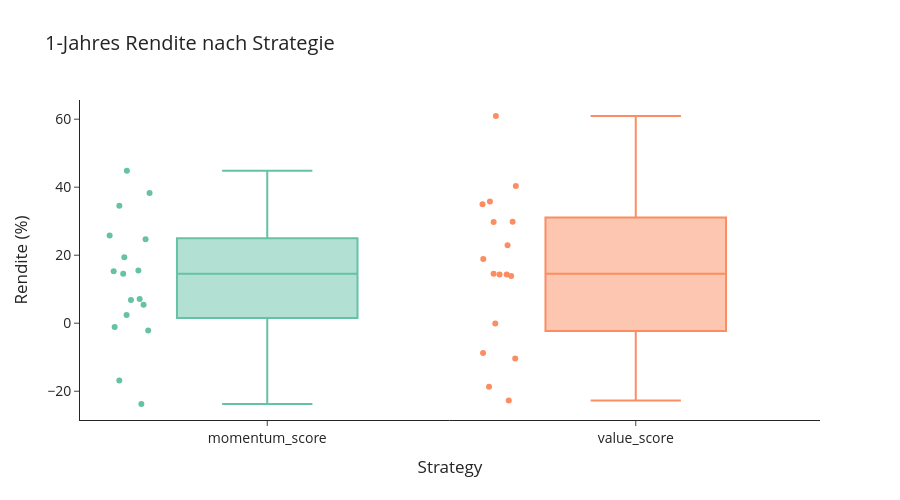
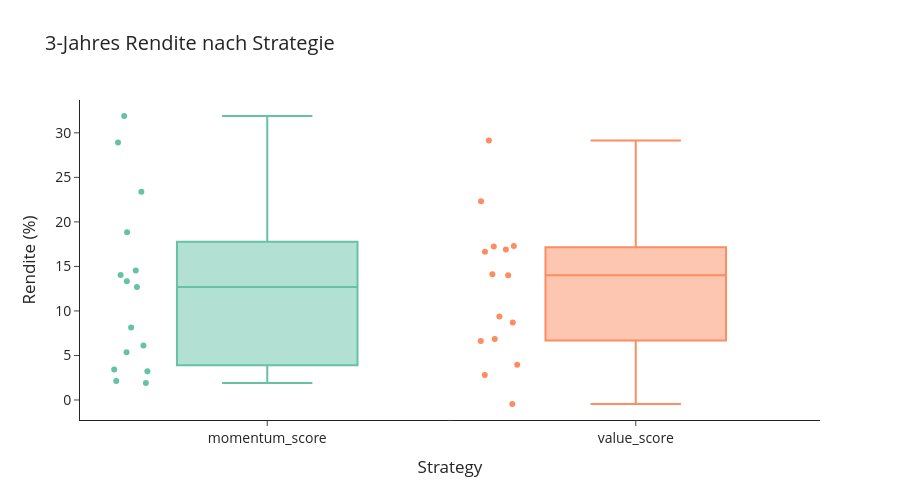
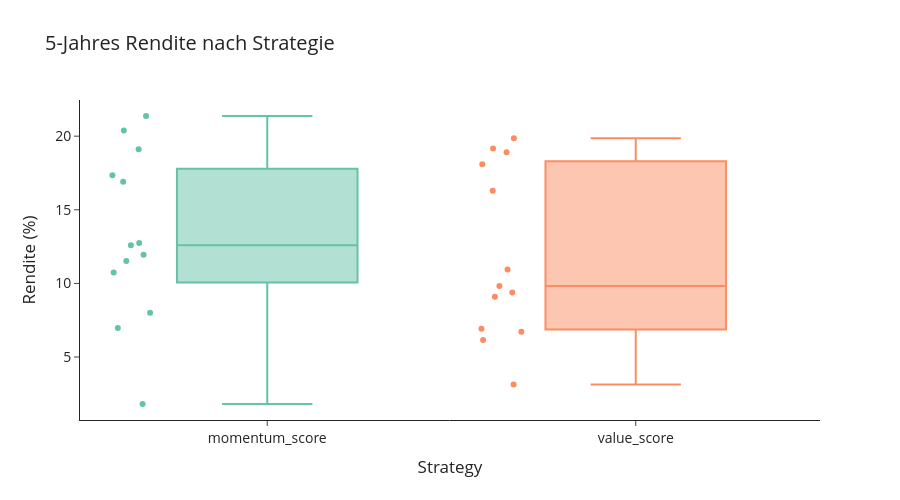

The notebook cell these images were saved under, in order:
### Code cell
df["horizon"] = df["sellyear"] - df["buyyear"]

df = df[df["horizon"].isin([1,3,5])]

horizons = [1,3,5]

print(df.pivot_table(
    index="sellyear",
    columns=["strategy", "horizon"],
    values="rendite"
    ).describe().T)

for h in horizons:
    df_filtered = df[df["horizon"] == h]
    
    fig = px.box(
        df_filtered,
        x="strategy",
        y="rendite",
        title=f"{h}-Jahres Rendite nach Strategie ",
        color="strategy",  # sorgt für unterschiedliche Farben
        color_discrete_sequence=px.colors.qualitative.Set2,
        points="all" 
    )
    fig.update_yaxes(title="Rendite (%)")
    fig.update_xaxes(title="Strategy")



    fig.update_layout(
        width=900,
        height=500,
        title_font_size=20,
        font=dict(size=14),
        template="simple_white",
        showlegend=False
    )
   
    fig.show()
    output_dir = Path(save_path) / sector_name.lower().replace(" ", "_")
    output_dir.mkdir(parents=True, exist_ok=True)

    file_path = output_dir / f"{h}_year_distribution.png"
    fig.write_image(file_path)

### Figure 1 — Plotly figure (JSON) as saved in the notebook; plotly's stock layout.template omitted (floating-point values rounded to 4 significant figures)
{"data": [{"alignmentgroup": "True", "boxpoints": "all", "hovertemplate": "strategy=%{x}<br>rendite=%{y}<extra></extra>", "legendgroup": "momentum_score", "marker": {"color": "rgb(102,194,165)"}, "name": "momentum_score", "notched": false, "offsetgroup": "momentum_score", "orientation": "v", "showlegend": true, "type": "box", "x": ["momentum_score", "momentum_score", "momentum_score", "momentum_score", "momentum_score", "momentum_score", "momentum_score", "momentum_score", "momentum_score", "momentum_score", "momentum_score", "momentum_score", "momentum_score", "momentum_score", "momentum_score", "momentum_score", "momentum_score"], "x0": " ", "xaxis": "x", "y": [5.42, 6.79, -23.76, 34.56, 44.84, 2.45, -2.16, 14.52, 15.5, -1.13, 38.29, 19.42, 24.68, -16.83, 7.15, 25.78, 15.31], "y0": " ", "yaxis": "y"}, {"alignmentgroup": "True", "boxpoints": "all", "hovertemplate": "strategy=%{x}<br>rendite=%{y}<extra></extra>", "legendgroup": "value_score", "marker": {"color": "rgb(252,141,98)"}, "name": "value_score", "notched": false, "offsetgroup": "value_score", "orientation": "v", "showlegend": true, "type": "box", "x": ["value_score", "value_score", "value_score", "value_score", "value_score", "value_score", "value_score", "value_score", "value_score", "value_score", "value_score", "value_score", "value_score", "value_score", "value_score", "value_score", "value_score"], "x0": " ", "xaxis": "x", "y": [14.29, 40.37, -22.7, 29.74, 60.94, -0.11, -8.75, 29.83, 13.88, -18.69, 22.96, -10.35, 34.99, 14.34, 14.55, 35.79, 18.92], "y0": " ", "yaxis": "y"}], "layout": {"boxmode": "overlay", "font": {"size": 14}, "height": 500, "legend": {"title": {"text": "strategy"}, "tracegroupgap": 0}, "showlegend": false, "title": {"font": {"size": 20}, "text": "1-Jahres Rendite nach Strategie "}, "width": 900, "xaxis": {"anchor": "y", "categoryarray": ["momentum_score", "value_score"], "categoryorder": "array", "domain": [0, 1], "title": {"text": "Strategy"}}, "yaxis": {"anchor": "x", "domain": [0, 1], "title": {"text": "Rendite (%)"}}}}

### Figure 2 — Plotly figure (JSON) as saved in the notebook; plotly's stock layout.template omitted (floating-point values rounded to 4 significant figures)
{"data": [{"alignmentgroup": "True", "boxpoints": "all", "hovertemplate": "strategy=%{x}<br>rendite=%{y}<extra></extra>", "legendgroup": "momentum_score", "marker": {"color": "rgb(102,194,165)"}, "name": "momentum_score", "notched": false, "offsetgroup": "momentum_score", "orientation": "v", "showlegend": true, "type": "box", "x": ["momentum_score", "momentum_score", "momentum_score", "momentum_score", "momentum_score", "momentum_score", "momentum_score", "momentum_score", "momentum_score", "momentum_score", "momentum_score", "momentum_score", "momentum_score", "momentum_score", "momentum_score"], "x0": " ", "xaxis": "x", "y": [3.43, 8.15, 14.54, 31.89, 18.85, 5.37, 12.69, 14.04, 6.13, 23.39, 28.92, 3.22, 2.14, 1.9, 13.32], "y0": " ", "yaxis": "y"}, {"alignmentgroup": "True", "boxpoints": "all", "hovertemplate": "strategy=%{x}<br>rendite=%{y}<extra></extra>", "legendgroup": "value_score", "marker": {"color": "rgb(252,141,98)"}, "name": "value_score", "notched": false, "offsetgroup": "value_score", "orientation": "v", "showlegend": true, "type": "box", "x": ["value_score", "value_score", "value_score", "value_score", "value_score", "value_score", "value_score", "value_score", "value_score", "value_score", "value_score", "value_score", "value_score", "value_score", "value_score"], "x0": " ", "xaxis": "x", "y": [9.37, 14.11, 17.23, 29.13, 14.0, 6.85, 8.69, 3.97, 6.63, -0.45, 16.64, 2.8, 17.29, 16.9, 22.31], "y0": " ", "yaxis": "y"}], "layout": {"boxmode": "overlay", "font": {"size": 14}, "height": 500, "legend": {"title": {"text": "strategy"}, "tracegroupgap": 0}, "showlegend": false, "title": {"font": {"size": 20}, "text": "3-Jahres Rendite nach Strategie "}, "width": 900, "xaxis": {"anchor": "y", "categoryarray": ["momentum_score", "value_score"], "categoryorder": "array", "domain": [0, 1], "title": {"text": "Strategy"}}, "yaxis": {"anchor": "x", "domain": [0, 1], "title": {"text": "Rendite (%)"}}}}

### Figure 3 — Plotly figure (JSON) as saved in the notebook; plotly's stock layout.template omitted (floating-point values rounded to 4 significant figures)
{"data": [{"alignmentgroup": "True", "boxpoints": "all", "hovertemplate": "strategy=%{x}<br>rendite=%{y}<extra></extra>", "legendgroup": "momentum_score", "marker": {"color": "rgb(102,194,165)"}, "name": "momentum_score", "notched": false, "offsetgroup": "momentum_score", "orientation": "v", "showlegend": true, "type": "box", "x": ["momentum_score", "momentum_score", "momentum_score", "momentum_score", "momentum_score", "momentum_score", "momentum_score", "momentum_score", "momentum_score", "momentum_score", "momentum_score", "momentum_score", "momentum_score"], "x0": " ", "xaxis": "x", "y": [11.52, 16.91, 8.0, 21.37, 20.38, 1.81, 12.59, 19.12, 12.75, 11.94, 17.34, 10.74, 6.98], "y0": " ", "yaxis": "y"}, {"alignmentgroup": "True", "boxpoints": "all", "hovertemplate": "strategy=%{x}<br>rendite=%{y}<extra></extra>", "legendgroup": "value_score", "marker": {"color": "rgb(252,141,98)"}, "name": "value_score", "notched": false, "offsetgroup": "value_score", "orientation": "v", "showlegend": true, "type": "box", "x": ["value_score", "value_score", "value_score", "value_score", "value_score", "value_score", "value_score", "value_score", "value_score", "value_score", "value_score", "value_score", "value_score"], "x0": " ", "xaxis": "x", "y": [18.1, 18.91, 10.94, 19.86, 16.29, 3.14, 6.16, 6.92, 9.82, 6.72, 9.39, 9.09, 19.16], "y0": " ", "yaxis": "y"}], "layout": {"boxmode": "overlay", "font": {"size": 14}, "height": 500, "legend": {"title": {"text": "strategy"}, "tracegroupgap": 0}, "showlegend": false, "title": {"font": {"size": 20}, "text": "5-Jahres Rendite nach Strategie "}, "width": 900, "xaxis": {"anchor": "y", "categoryarray": ["momentum_score", "value_score"], "categoryorder": "array", "domain": [0, 1], "title": {"text": "Strategy"}}, "yaxis": {"anchor": "x", "domain": [0, 1], "title": {"text": "Rendite (%)"}}}}
